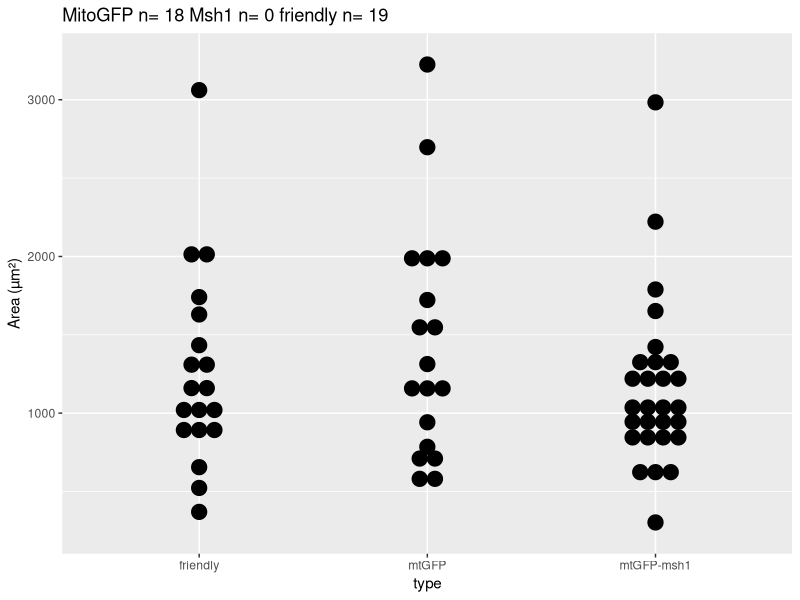
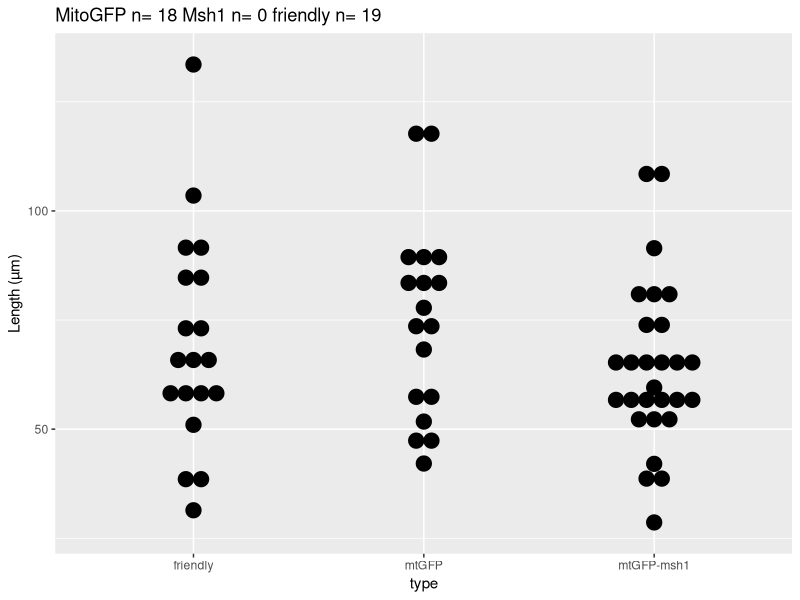
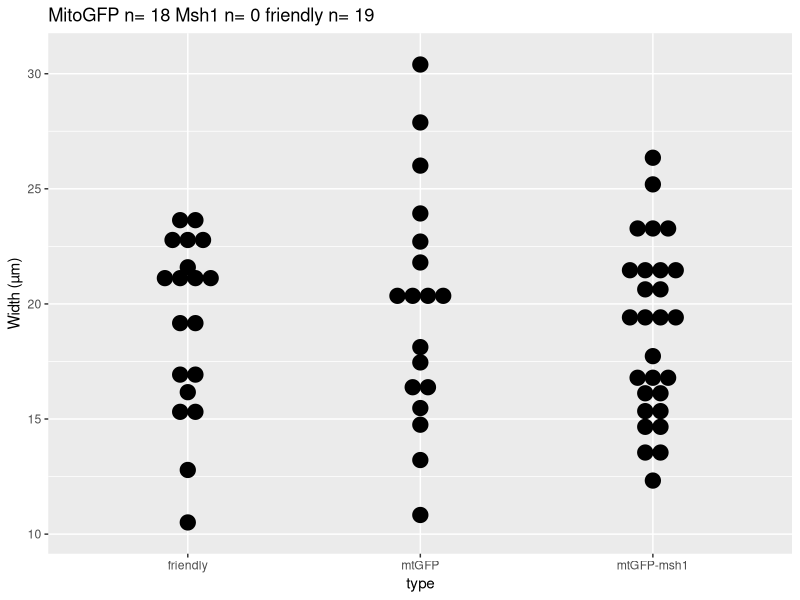
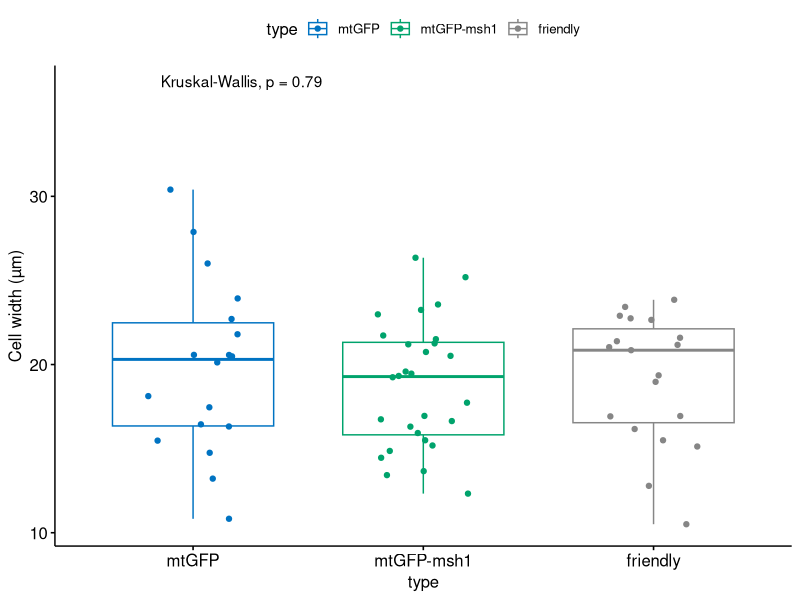
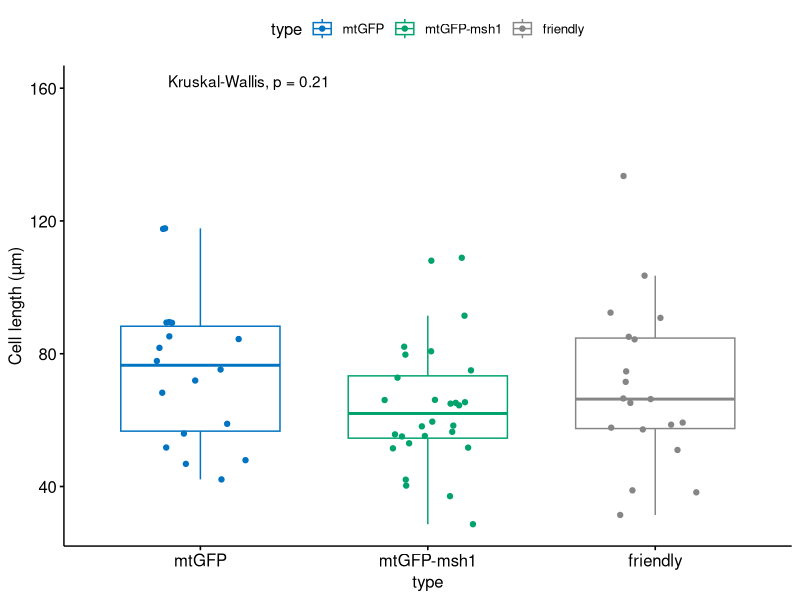
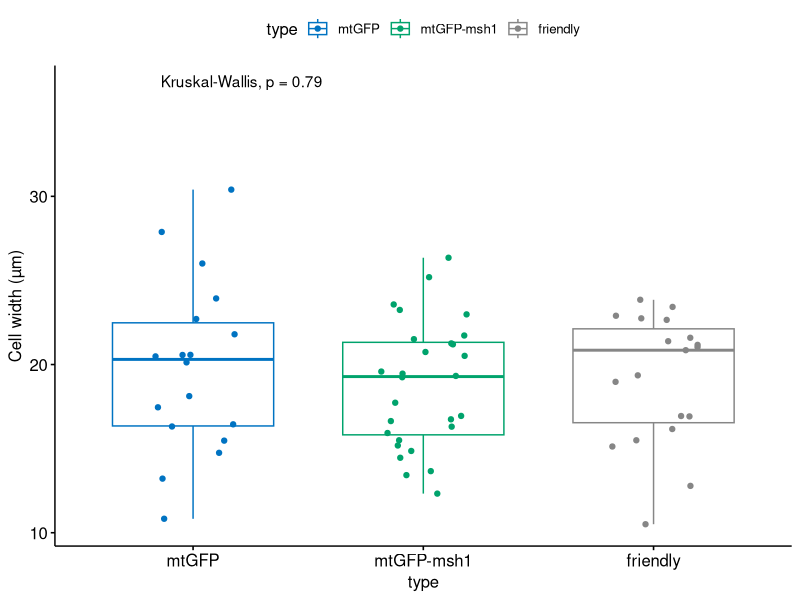
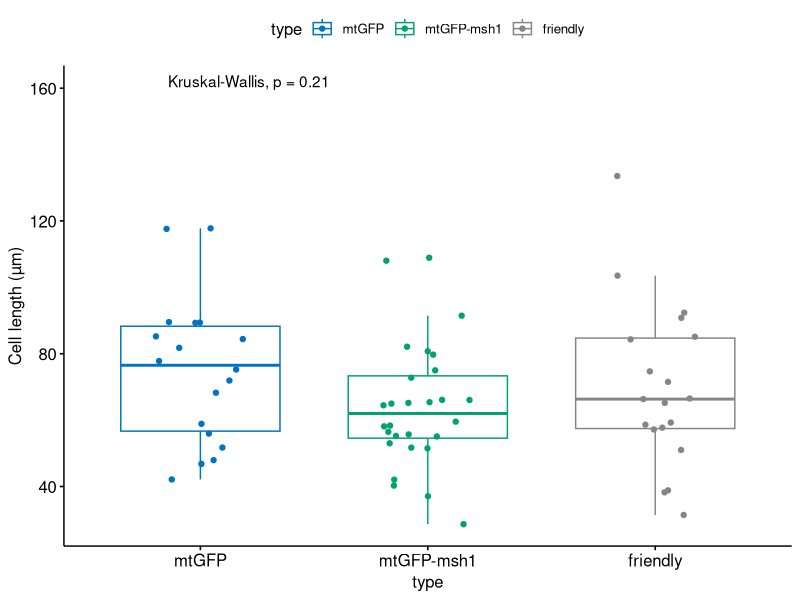

Write the R code that produced these figures, in order. (Note: this script raises an error after producing the figures.)
#Quantifying cell types in order to make claims about differences in spread between msh1 and mtGFP
#I took the length/width and area of the CROPPEDADJUSTED cells for all msh1/mtGFP/fr cells
#length and width by drawing and measuring a line across the cell and area by tracing around the outside (ImageJ), and using Measure function (reads out in microns)

library(ggplot2)
library(rstatix)
library(ggpubr)

cellSizes<-read.csv("cellSizes/CellSizesQuantify.csv")
cellSizesTable<-data.frame(cellSizes$Type,cellSizes$Y..long.,as.numeric(cellSizes$X..short.),cellSizes$All.sizes.taken.from.ADJUSTEDCROPPED.videos)
colnames(cellSizesTable)<-c("type","length","width","area" )

#area
ggplot(cellSizesTable, aes(x=type, y=area)) + geom_dotplot(binaxis = "y", stackdir ="center") + ylab("Area (µm\u00B2)") +
  ggtitle(paste( "MitoGFP n=",length(which(cellSizesTable$type %in% "mtGFP")), "Msh1 n=", length(which(cellSizesTable$type %in% "msh1")),"friendly n=",length(which(cellSizesTable$type %in% "friendly"))))

#length
ggplot(cellSizesTable, aes(x=type, y=length)) + geom_dotplot(binaxis = "y", stackdir ="center") + ylab("Length (µm)") +
  ggtitle(paste( "MitoGFP n=",length(which(cellSizesTable$type %in% "mtGFP")), "Msh1 n=", length(which(cellSizesTable$type %in% "msh1")),"friendly n=",length(which(cellSizesTable$type %in% "friendly"))))

#width
ggplot(cellSizesTable, aes(x=type, y=width)) + geom_dotplot(binaxis = "y", stackdir ="center") + ylab("Width (µm)") +
  ggtitle(paste( "MitoGFP n=",length(which(cellSizesTable$type %in% "mtGFP")), "Msh1 n=", length(which(cellSizesTable$type %in% "msh1")),"friendly n=",length(which(cellSizesTable$type %in% "friendly"))))

#test area
head(cellSizesTable)
kruskal.test(area ~ type, data = cellSizesTable)
cellSizesTable %>% dunn_test(area ~ type, p.adjust.method = "fdr") 

#test length
head(cellSizesTable)
kruskal.test(length ~ type, data = cellSizesTable)
cellSizesTable %>% dunn_test(length ~ type, p.adjust.method = "fdr") 

#test area
head(cellSizesTable)
kruskal.test(width ~ type, data = cellSizesTable)
cellSizesTable %>% dunn_test(width ~ type, p.adjust.method = "fdr") 


#set the colour palette for plots  
mypalette = c("#0073C2FF", "#00A36C", "#868686FF")

# Plot pairwise comparisons
#width
compare_means(width ~ type,  data = cellSizesTable, method = "kruskal.test")
pwc<-cellSizesTable %>% dunn_test(width ~ type, p.adjust.method = "fdr") 

pwc <- pwc %>% add_xy_position(x = "type")
pwc$p.adj<-round(pwc$p.adj, digits = 3)

widthplot<-ggboxplot(cellSizesTable, x = "type", y = "width",
          color = "type", palette = mypalette, outlier.shape = NA) +  
  geom_jitter(width = 0.2,aes(color = type)) + ylab("Cell width (µm)") + 
  #stat_pvalue_manual(pwc, label= "p = {p.adj}",step.increase = 0.05) + # Add pairwise comparisons p-value change height of label by vjust = -0.2
  stat_compare_means(label.y= max(cellSizesTable$width)+(max(cellSizesTable$width)/5))    # Add global p-value
widthplot
ggsave("CellWidthPlot.png",widthplot)

#length

compare_means(length ~ type,  data = cellSizesTable, method = "kruskal.test")
pwc<-cellSizesTable %>% dunn_test(length ~ type, p.adjust.method = "fdr") 

pwc <- pwc %>% add_xy_position(x = "type")
pwc$p.adj<-round(pwc$p.adj, digits = 3)

lengthplot<-ggboxplot(cellSizesTable, x = "type", y = "length",
                     color = "type", palette = mypalette,outlier.shape = NA) +  
  geom_jitter(width = 0.2,aes(color = type)) + ylab("Cell length (µm)") + 
 # stat_pvalue_manual(pwc, label= "p = {p.adj}",step.increase = 0.05) + # Add pairwise comparisons p-value change height of label by vjust = -0.2
  stat_compare_means(label.y= max(cellSizesTable$length)+(max(cellSizesTable$length)/5))    # Add global p-value
lengthplot
ggsave("CelllengthPlot.png",lengthplot)

#area

x$name <- factor(x$name, levels = x$name[order(x$val)])
x$name  # notice the changed order of factor levels

compare_means(area ~ type,  data = cellSizesTable, method = "kruskal.test")
pwc<-cellSizesTable %>% dunn_test(area ~ type, p.adjust.method = "fdr") 

pwc <- pwc %>% add_xy_position(x = "type")
pwc$p.adj<-round(pwc$p.adj, digits = 3)

areaplot<-ggboxplot(cellSizesTable, x = "type", y = "area",
                      color = "type", palette = mypalette, outlier.shape = NA) +  
  geom_jitter(width = 0.2,aes(color = type)) + ylab("Cell area (µm\u00B2)") + 
 # stat_pvalue_manual(pwc, label= "p = {p.adj}",step.increase = 0.09) + # Add pairwise comparisons p-value change height of label by vjust = -0.2
  stat_compare_means(label.y= max(cellSizesTable$area)+(max(cellSizesTable$area)/5))    # Add global p-value
areaplot
ggsave("CellareaPlot.png",areaplot,width = 10, height=16, units = "cm")

#______________________________________
#^ This plot is Supplementary Figure 5
#______________________________________

